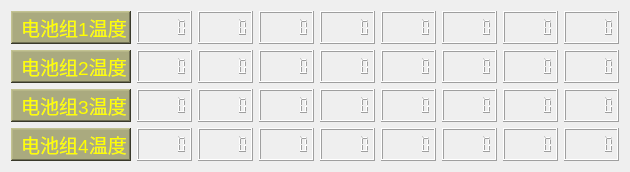
     <widget class="QWidget" name="page_4">
      <layout class="QVBoxLayout" name="verticalLayout_8">
       <item>
        <layout class="QHBoxLayout" name="horizontalLayout_17">
         <item>
          <widget class="QLabel" name="Battery_Temperature1">
           <property name="maximumSize">
            <size>
             <width>120</width>
             <height>50</height>
            </size>
           </property>
           <property name="font">
            <font>
             <pointsize>18</pointsize>
            </font>
           </property>
           <property name="styleSheet">
            <string notr="true">background-color: rgb(170, 170, 127);</string>
           </property>
           <property name="frameShape">
            <enum>QFrame::WinPanel</enum>
           </property>
           <property name="frameShadow">
            <enum>QFrame::Raised</enum>
           </property>
           <property name="text">
            <string>&lt;html&gt;&lt;head/&gt;&lt;body&gt;&lt;p align=&quot;center&quot;&gt;&lt;span style=&quot; font-size:14pt; color:#ffff00;&quot;&gt;电池组1温度&lt;/span&gt;&lt;/p&gt;&lt;/body&gt;&lt;/html&gt;</string>
           </property>
          </widget>
         </item>
         <item>
          <widget class="QLCDNumber" name="show_Battery1_Temperature1">
           <property name="maximumSize">
            <size>
             <width>100</width>
             <height>50</height>
            </size>
           </property>
           <property name="styleSheet">
            <string notr="true">color: rgb(255, 255, 0);</string>
           </property>
           <property name="smallDecimalPoint">
            <bool>true</bool>
           </property>
          </widget>
         </item>
         <item>
          <widget class="QLCDNumber" name="show_Battery1_Temperature2">
           <property name="maximumSize">
            <size>
             <width>100</width>
             <height>50</height>
            </size>
           </property>
           <property name="styleSheet">
            <string notr="true">color: rgb(255, 255, 0);</string>
           </property>
           <property name="smallDecimalPoint">
            <bool>true</bool>
           </property>
          </widget>
         </item>
         <item>
          <widget class="QLCDNumber" name="show_Battery1_Temperature3">
           <property name="maximumSize">
            <size>
             <width>100</width>
             <height>50</height>
            </size>
           </property>
           <property name="styleSheet">
            <string notr="true">color: rgb(255, 255, 0);</string>
           </property>
           <property name="smallDecimalPoint">
            <bool>true</bool>
           </property>
          </widget>
         </item>
         <item>
          <widget class="QLCDNumber" name="show_Battery1_Temperature4">
           <property name="maximumSize">
            <size>
             <width>100</width>
             <height>50</height>
            </size>
           </property>
           <property name="styleSheet">
            <string notr="true">color: rgb(255, 255, 0);</string>
           </property>
           <property name="smallDecimalPoint">
            <bool>true</bool>
           </property>
          </widget>
         </item>
         <item>
          <widget class="QLCDNumber" name="show_Battery1_Temperature5">
           <property name="maximumSize">
            <size>
             <width>100</width>
             <height>50</height>
            </size>
           </property>
           <property name="styleSheet">
            <string notr="true">color: rgb(255, 255, 0);</string>
           </property>
           <property name="smallDecimalPoint">
            <bool>true</bool>
           </property>
          </widget>
         </item>
         <item>
          <widget class="QLCDNumber" name="show_Battery1_Temperature6">
           <property name="maximumSize">
            <size>
             <width>100</width>
             <height>50</height>
            </size>
           </property>
           <property name="styleSheet">
            <string notr="true">color: rgb(255, 255, 0);</string>
           </property>
           <property name="smallDecimalPoint">
            <bool>true</bool>
           </property>
          </widget>
         </item>
         <item>
          <widget class="QLCDNumber" name="show_Battery1_Temperature7">
           <property name="maximumSize">
            <size>
             <width>100</width>
             <height>50</height>
            </size>
           </property>
           <property name="styleSheet">
            <string notr="true">color: rgb(255, 255, 0);</string>
           </property>
           <property name="smallDecimalPoint">
            <bool>true</bool>
           </property>
          </widget>
         </item>
         <item>
          <widget class="QLCDNumber" name="show_Battery1_Temperature8">
           <property name="maximumSize">
            <size>
             <width>100</width>
             <height>50</height>
            </size>
           </property>
           <property name="styleSheet">
            <string notr="true">color: rgb(255, 255, 0);</string>
           </property>
           <property name="smallDecimalPoint">
            <bool>true</bool>
           </property>
          </widget>
         </item>
        </layout>
       </item>
       <item>
        <layout class="QHBoxLayout" name="horizontalLayout_18">
         <item>
          <widget class="QLabel" name="Battery_Temperature2">
           <property name="maximumSize">
            <size>
             <width>120</width>
             <height>50</height>
            </size>
           </property>
           <property name="font">
            <font>
             <pointsize>18</pointsize>
            </font>
           </property>
           <property name="styleSheet">
            <string notr="true">background-color: rgb(170, 170, 127);</string>
           </property>
           <property name="frameShape">
            <enum>QFrame::WinPanel</enum>
           </property>
           <property name="frameShadow">
            <enum>QFrame::Raised</enum>
           </property>
           <property name="text">
            <string>&lt;html&gt;&lt;head/&gt;&lt;body&gt;&lt;p align=&quot;center&quot;&gt;&lt;span style=&quot; font-size:14pt; color:#ffff00;&quot;&gt;电池组2温度&lt;/span&gt;&lt;/p&gt;&lt;/body&gt;&lt;/html&gt;</string>
           </property>
          </widget>
         </item>
         <item>
          <widget class="QLCDNumber" name="show_Battery2_Temperature1">
           <property name="maximumSize">
            <size>
             <width>100</width>
             <height>50</height>
            </size>
           </property>
           <property name="styleSheet">
            <string notr="true">color: rgb(255, 255, 0);</string>
           </property>
           <property name="smallDecimalPoint">
            <bool>true</bool>
           </property>
          </widget>
         </item>
         <item>
          <widget class="QLCDNumber" name="show_Battery2_Temperature2">
           <property name="maximumSize">
            <size>
             <width>100</width>
             <height>50</height>
            </size>
           </property>
           <property name="styleSheet">
            <string notr="true">color: rgb(255, 255, 0);</string>
           </property>
           <property name="smallDecimalPoint">
            <bool>true</bool>
           </property>
          </widget>
         </item>
         <item>
          <widget class="QLCDNumber" name="show_Battery2_Temperature3">
           <property name="maximumSize">
            <size>
             <width>100</width>
             <height>50</height>
            </size>
           </property>
           <property name="styleSheet">
            <string notr="true">color: rgb(255, 255, 0);</string>
           </property>
           <property name="smallDecimalPoint">
            <bool>true</bool>
           </property>
          </widget>
         </item>
         <item>
          <widget class="QLCDNumber" name="show_Battery2_Temperature4">
           <property name="maximumSize">
            <size>
             <width>100</width>
             <height>50</height>
            </size>
           </property>
           <property name="styleSheet">
            <string notr="true">color: rgb(255, 255, 0);</string>
           </property>
           <property name="smallDecimalPoint">
            <bool>true</bool>
           </property>
          </widget>
         </item>
         <item>
          <widget class="QLCDNumber" name="show_Battery2_Temperature5">
           <property name="maximumSize">
            <size>
             <width>100</width>
             <height>50</height>
            </size>
           </property>
           <property name="styleSheet">
            <string notr="true">color: rgb(255, 255, 0);</string>
           </property>
           <property name="smallDecimalPoint">
            <bool>true</bool>
           </property>
          </widget>
         </item>
         <item>
          <widget class="QLCDNumber" name="show_Battery2_Temperature6">
           <property name="maximumSize">
            <size>
             <width>100</width>
             <height>50</height>
            </size>
           </property>
           <property name="styleSheet">
            <string notr="true">color: rgb(255, 255, 0);</string>
           </property>
           <property name="smallDecimalPoint">
            <bool>true</bool>
           </property>
          </widget>
         </item>
         <item>
          <widget class="QLCDNumber" name="show_Battery2_Temperature7">
           <property name="maximumSize">
            <size>
             <width>100</width>
             <height>50</height>
            </size>
           </property>
           <property name="styleSheet">
            <string notr="true">color: rgb(255, 255, 0);</string>
           </property>
           <property name="smallDecimalPoint">
            <bool>true</bool>
           </property>
          </widget>
         </item>
         <item>
          <widget class="QLCDNumber" name="show_Battery2_Temperature8">
           <property name="maximumSize">
            <size>
             <width>100</width>
             <height>50</height>
            </size>
           </property>
           <property name="styleSheet">
            <string notr="true">color: rgb(255, 255, 0);</string>
           </property>
           <property name="smallDecimalPoint">
            <bool>true</bool>
           </property>
          </widget>
         </item>
        </layout>
       </item>
       <item>
        <layout class="QHBoxLayout" name="horizontalLayout_19">
         <item>
          <widget class="QLabel" name="Battery_Temperature3">
           <property name="maximumSize">
            <size>
             <width>120</width>
             <height>50</height>
            </size>
           </property>
           <property name="font">
            <font>
             <pointsize>18</pointsize>
            </font>
           </property>
           <property name="styleSheet">
            <string notr="true">background-color: rgb(170, 170, 127);</string>
           </property>
           <property name="frameShape">
            <enum>QFrame::WinPanel</enum>
           </property>
           <property name="frameShadow">
            <enum>QFrame::Raised</enum>
           </property>
           <property name="text">
            <string>&lt;html&gt;&lt;head/&gt;&lt;body&gt;&lt;p align=&quot;center&quot;&gt;&lt;span style=&quot; font-size:14pt; color:#ffff00;&quot;&gt;电池组3温度&lt;/span&gt;&lt;/p&gt;&lt;/body&gt;&lt;/html&gt;</string>
           </property>
          </widget>
         </item>
         <item>
          <widget class="QLCDNumber" name="show_Battery3_Temperature1">
           <property name="maximumSize">
            <size>
             <width>100</width>
             <height>50</height>
            </size>
           </property>
           <property name="styleSheet">
            <string notr="true">color: rgb(255, 255, 0);</string>
           </property>
           <property name="smallDecimalPoint">
            <bool>true</bool>
           </property>
          </widget>
         </item>
         <item>
          <widget class="QLCDNumber" name="show_Battery3_Temperature2">
           <property name="maximumSize">
            <size>
             <width>100</width>
             <height>50</height>
            </size>
           </property>
           <property name="styleSheet">
            <string notr="true">color: rgb(255, 255, 0);</string>
           </property>
           <property name="smallDecimalPoint">
            <bool>true</bool>
           </property>
          </widget>
         </item>
         <item>
          <widget class="QLCDNumber" name="show_Battery3_Temperature3">
           <property name="maximumSize">
            <size>
             <width>100</width>
             <height>50</height>
            </size>
           </property>
           <property name="styleSheet">
            <string notr="true">color: rgb(255, 255, 0);</string>
           </property>
           <property name="smallDecimalPoint">
            <bool>true</bool>
           </property>
          </widget>
         </item>
         <item>
          <widget class="QLCDNumber" name="show_Battery3_Temperature4">
           <property name="maximumSize">
            <size>
             <width>100</width>
             <height>50</height>
            </size>
           </property>
           <property name="styleSheet">
            <string notr="true">color: rgb(255, 255, 0);</string>
           </property>
           <property name="smallDecimalPoint">
            <bool>true</bool>
           </property>
          </widget>
         </item>
         <item>
          <widget class="QLCDNumber" name="show_Battery3_Temperature5">
           <property name="maximumSize">
            <size>
             <width>100</width>
             <height>50</height>
            </size>
           </property>
           <property name="styleSheet">
            <string notr="true">color: rgb(255, 255, 0);</string>
           </property>
           <property name="smallDecimalPoint">
            <bool>true</bool>
           </property>
          </widget>
         </item>
         <item>
          <widget class="QLCDNumber" name="show_Battery3_Temperature6">
           <property name="maximumSize">
            <size>
             <width>100</width>
             <height>50</height>
            </size>
           </property>
           <property name="styleSheet">
            <string notr="true">color: rgb(255, 255, 0);</string>
           </property>
           <property name="smallDecimalPoint">
            <bool>true</bool>
           </property>
          </widget>
         </item>
         <item>
          <widget class="QLCDNumber" name="show_Battery3_Temperature7">
           <property name="maximumSize">
            <size>
             <width>100</width>
             <height>50</height>
            </size>
           </property>
           <property name="styleSheet">
            <string notr="true">color: rgb(255, 255, 0);</string>
           </property>
           <property name="smallDecimalPoint">
            <bool>true</bool>
           </property>
          </widget>
         </item>
         <item>
          <widget class="QLCDNumber" name="show_Battery3_Temperature8">
           <property name="maximumSize">
            <size>
             <width>100</width>
             <height>50</height>
            </size>
           </property>
           <property name="styleSheet">
            <string notr="true">color: rgb(255, 255, 0);</string>
           </property>
           <property name="smallDecimalPoint">
            <bool>true</bool>
           </property>
          </widget>
         </item>
        </layout>
       </item>
       <item>
        <layout class="QHBoxLayout" name="horizontalLayout_20">
         <item>
          <widget class="QLabel" name="Battery_Temperature4">
           <property name="maximumSize">
            <size>
             <width>120</width>
             <height>50</height>
            </size>
           </property>
           <property name="font">
            <font>
             <pointsize>18</pointsize>
            </font>
           </property>
           <property name="styleSheet">
            <string notr="true">background-color: rgb(170, 170, 127);</string>
           </property>
           <property name="frameShape">
            <enum>QFrame::WinPanel</enum>
           </property>
           <property name="frameShadow">
            <enum>QFrame::Raised</enum>
           </property>
           <property name="text">
            <string>&lt;html&gt;&lt;head/&gt;&lt;body&gt;&lt;p align=&quot;center&quot;&gt;&lt;span style=&quot; font-size:14pt; color:#ffff00;&quot;&gt;电池组4温度&lt;/span&gt;&lt;/p&gt;&lt;/body&gt;&lt;/html&gt;</string>
           </property>
          </widget>
         </item>
         <item>
          <widget class="QLCDNumber" name="show_Battery4_Temperature1">
           <property name="maximumSize">
            <size>
             <width>100</width>
             <height>50</height>
            </size>
           </property>
           <property name="styleSheet">
            <string notr="true">color: rgb(255, 255, 0);</string>
           </property>
           <property name="smallDecimalPoint">
            <bool>true</bool>
           </property>
          </widget>
         </item>
         <item>
          <widget class="QLCDNumber" name="show_Battery4_Temperature2">
           <property name="maximumSize">
            <size>
             <width>100</width>
             <height>50</height>
            </size>
           </property>
           <property name="styleSheet">
            <string notr="true">color: rgb(255, 255, 0);</string>
           </property>
           <property name="smallDecimalPoint">
            <bool>true</bool>
           </property>
          </widget>
         </item>
         <item>
          <widget class="QLCDNumber" name="show_Battery4_Temperature3">
           <property name="maximumSize">
            <size>
             <width>100</width>
             <height>50</height>
            </size>
           </property>
           <property name="styleSheet">
            <string notr="true">color: rgb(255, 255, 0);</string>
           </property>
           <property name="smallDecimalPoint">
            <bool>true</bool>
           </property>
          </widget>
         </item>
         <item>
          <widget class="QLCDNumber" name="show_Battery4_Temperature4">
           <property name="maximumSize">
            <size>
             <width>100</width>
             <height>50</height>
            </size>
           </property>
           <property name="styleSheet">
            <string notr="true">color: rgb(255, 255, 0);</string>
           </property>
           <property name="smallDecimalPoint">
            <bool>true</bool>
           </property>
          </widget>
         </item>
         <item>
          <widget class="QLCDNumber" name="show_Battery4_Temperature5">
           <property name="maximumSize">
            <size>
             <width>100</width>
             <height>50</height>
            </size>
           </property>
           <property name="styleSheet">
            <string notr="true">color: rgb(255, 255, 0);</string>
           </property>
           <property name="smallDecimalPoint">
            <bool>true</bool>
           </property>
          </widget>
         </item>
         <item>
          <widget class="QLCDNumber" name="show_Battery4_Temperature6">
           <property name="maximumSize">
            <size>
             <width>100</width>
             <height>50</height>
            </size>
           </property>
           <property name="styleSheet">
            <string notr="true">color: rgb(255, 255, 0);</string>
           </property>
           <property name="smallDecimalPoint">
            <bool>true</bool>
           </property>
          </widget>
         </item>
         <item>
          <widget class="QLCDNumber" name="show_Battery4_Temperature7">
           <property name="maximumSize">
            <size>
             <width>100</width>
             <height>50</height>
            </size>
           </property>
           <property name="styleSheet">
            <string notr="true">color: rgb(255, 255, 0);</string>
           </property>
           <property name="smallDecimalPoint">
            <bool>true</bool>
           </property>
          </widget>
         </item>
         <item>
          <widget class="QLCDNumber" name="show_Battery4_Temperature8">
           <property name="maximumSize">
            <size>
             <width>100</width>
             <height>50</height>
            </size>
           </property>
           <property name="styleSheet">
            <string notr="true">color: rgb(255, 255, 0);</string>
           </property>
           <property name="smallDecimalPoint">
            <bool>true</bool>
           </property>
          </widget>
         </item>
        </layout>
       </item>
      </layout>
     </widget>
